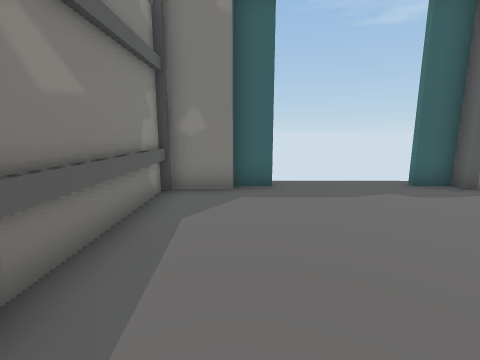
view 1 (above)

14 first-person views from a walk through a Unity game level. The camera is 1.4 m above the floor, tilts 10° down and sees 85° across. The floor is counted in squares, 1 m on a side. Each view is taken from the middle of a square. On the plan, view 1 faces up. The plan holds only what a view shows up to about 13 squares ahead; the rest is blank.

view 2
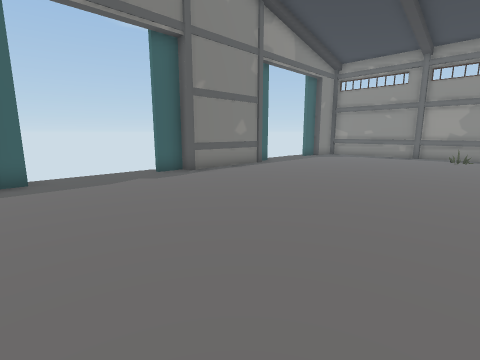

view 3
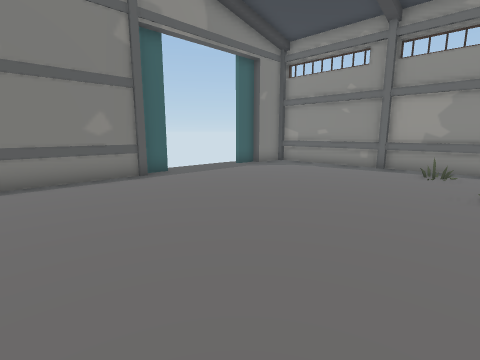

view 4
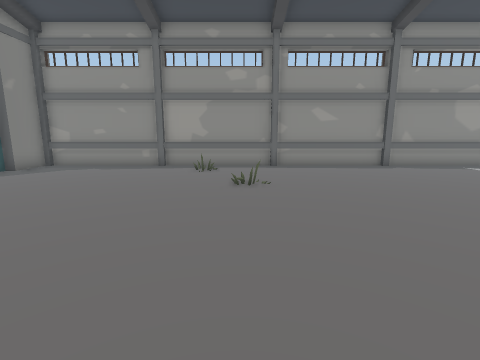

view 5
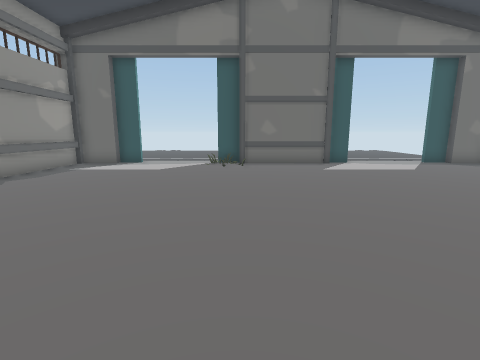

view 6
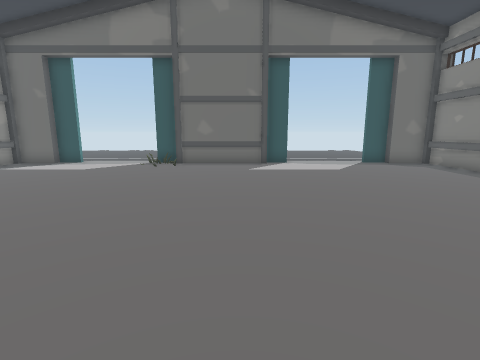

view 7
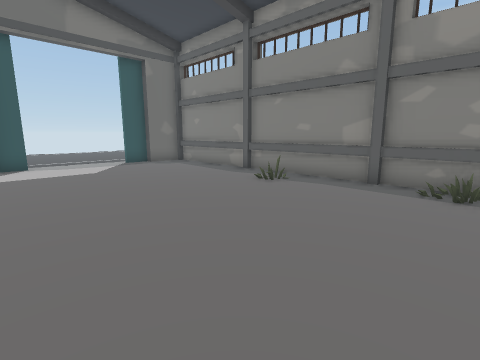

view 8
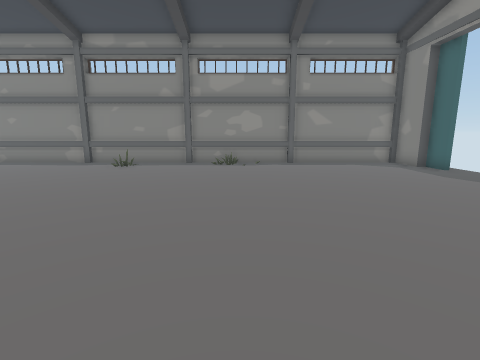

view 9
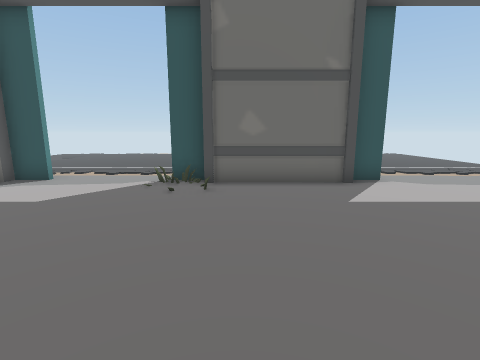

view 10
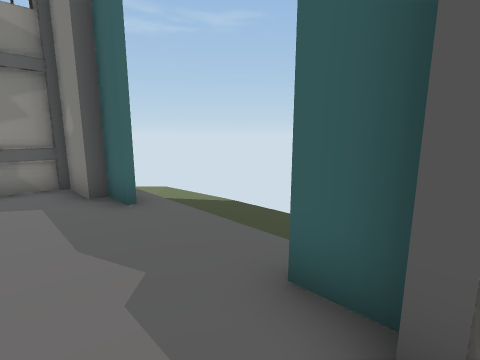

view 11
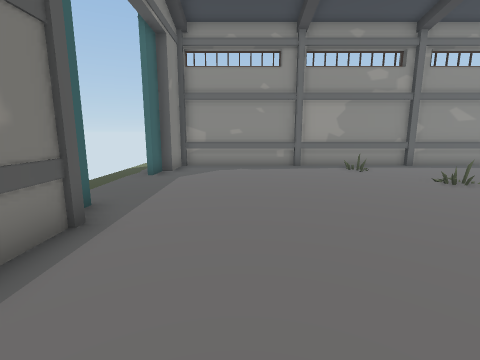

view 12
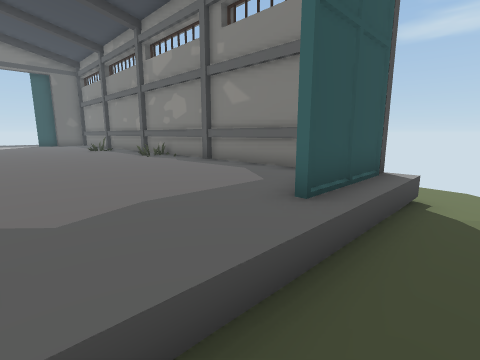

view 13
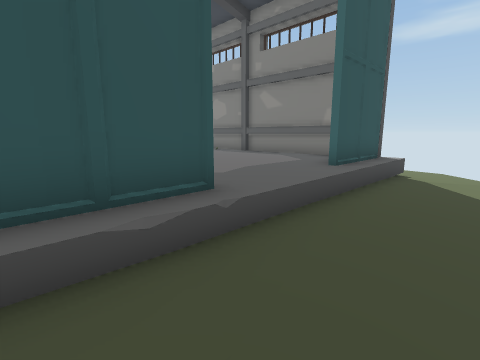

view 14
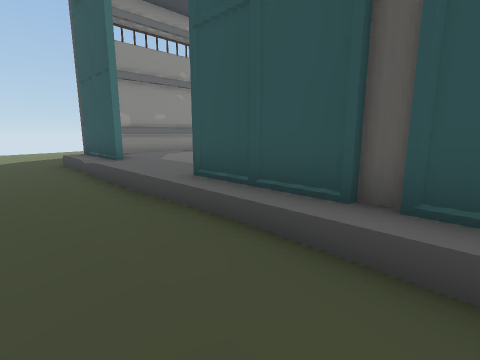

### Floor plan
Key: @ floor where view 1 was taken; # wall or solid block; . main floor; - floor 0.5 m lower than the main floor; _ floor 0.75 m lower than the main floor; / step, stairs or slope; = window, fence, low wall or low ledge.
Columns run from 4 left of view 1 to 23 right of it. Each row starts with its distance up from view 1.
 10  ____________-----------
  9 _----------///--------------
  8 _=/////////////////////-----
  7  ####/...#######...####
  6   #...................#
  5   #...................#
  4   #...................#
  3   #...................#
  2   #...................#
  1   #...................#
  0   #.@.................#
 -1   #...................#
 -2   #...................#
 -3   #...................#
 -4   #...................#
 -5   #...................#
 -6   #...................#
 -7   #...................#
 -8   #...................#
 -9   #...................#
-10   #...................#
-11   #...................#
-12   #...................#
-13   #...................#
-14   ###/...#######...####
-15      ////       ////
-16
-17
-18   -----          -----
-19   -----          -----

Where each view was taken, in squares from view 1:
view 1: 0 up, 0 right, facing up
view 2: 2 down, 0 right, facing up-right
view 3: 2 down, 6 right, facing up-right
view 4: 2 down, 6 right, facing right
view 5: 1 down, 10 right, facing down
view 6: 1 down, 7 right, facing down
view 7: 1 down, 6 right, facing down-left
view 8: 1 down, 11 right, facing left
view 9: 6 down, 9 right, facing down
view 10: 5 up, 6 right, facing up-left
view 11: 4 up, 6 right, facing right
view 12: 9 up, 4 right, facing down-left
view 13: 10 up, 7 right, facing down-left
view 14: 10 up, 7 right, facing down-right
